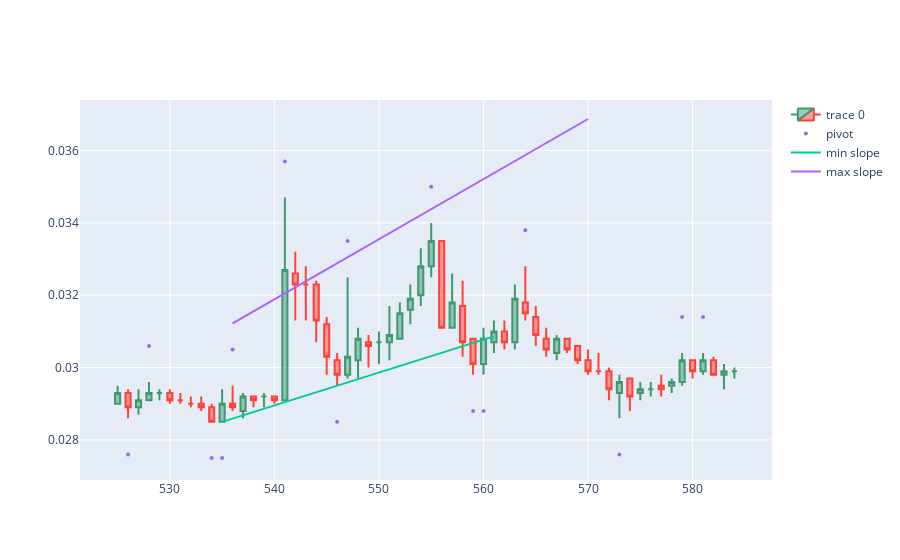

Here is the notebook cell this chart was saved with:
### Code cell
import numpy as np
from matplotlib import pyplot
from scipy.stats import linregress

backcandles = 20

candleid = 555

maxim = np.array([])
minim = np.array([])
xxmin = np.array([])
xxmax = np.array([])

for i in range(candleid-backcandles, candleid+1):
    if df.iloc[i].pivot == 1:
        minim = np.append(minim, df.iloc[i].low)
        xxmin = np.append(xxmin, i) #could be i instead df.iloc[i].name
    if df.iloc[i].pivot == 2:
        maxim = np.append(maxim, df.iloc[i].high)
        xxmax = np.append(xxmax, i) # df.iloc[i].name
        
#slmin, intercmin = np.polyfit(xxmin, minim,1) #numpy
#slmax, intercmax = np.polyfit(xxmax, maxim,1)

slmin, intercmin, rmin, pmin, semin = linregress(xxmin, minim)
slmax, intercmax, rmax, pmax, semax = linregress(xxmax, maxim)

print(rmin, rmax)

dfpl = df[candleid-backcandles-10:candleid+backcandles+10]

fig = go.Figure(data=[go.Candlestick(x=dfpl.index,
                open=dfpl['open'],
                high=dfpl['high'],
                low=dfpl['low'],
                close=dfpl['close'])])

fig.add_scatter(x=dfpl.index, y=dfpl['pointpos'], mode="markers",
                marker=dict(size=4, color="MediumPurple"),
                name="pivot")

#-------------------------------------------------------------------------
# Fitting intercepts to meet highest or lowest candle point in time slice
#adjintercmin = df.low.loc[candleid-backcandles:candleid].min() - slmin*df.low.iloc[candleid-backcandles:candleid].idxmin()
#adjintercmax = df.high.loc[candleid-backcandles:candleid].max() - slmax*df.high.iloc[candleid-backcandles:candleid].idxmax()

xxmin = np.append(xxmin, xxmin[-1]+15)
xxmax = np.append(xxmax, xxmax[-1]+15)
#fig.add_trace(go.Scatter(x=xxmin, y=slmin*xxmin + adjintercmin, mode='lines', name='min slope'))
#fig.add_trace(go.Scatter(x=xxmax, y=slmax*xxmax + adjintercmax, mode='lines', name='max slope'))

fig.add_trace(go.Scatter(x=xxmin, y=slmin*xxmin + intercmin, mode='lines', name='min slope'))
fig.add_trace(go.Scatter(x=xxmax, y=slmax*xxmax + intercmax, mode='lines', name='max slope'))
fig.update_layout(xaxis_rangeslider_visible=False)
fig.show()

### Figure 1 — Plotly figure (JSON) as saved in the notebook; plotly's stock layout.template omitted (floating-point values rounded to 4 significant figures)
{"data": [{"close": [0.0293, 0.0289, 0.0291, 0.0293, 0.0293, 0.0291, 0.0291, 0.029, 0.0289, 0.0285, 0.029, 0.0289, 0.0292, 0.0291, 0.0292, 0.0291, 0.0327, 0.0323, 0.0323, 0.0313, 0.0303, 0.0298, 0.0303, 0.0308, 0.0306, 0.0307, 0.0309, 0.0315, 0.0319, 0.0328, 0.0335, 0.0311, 0.0318, 0.0307, 0.0301, 0.0308, 0.031, 0.0307, 0.0319, 0.0315, 0.0309, 0.0305, 0.0308, 0.0305, 0.0302, 0.0299, 0.0299, 0.0294, 0.0296, 0.0292, 0.0294, 0.0294, 0.0294, 0.0296, 0.0302, 0.0299, 0.0302, 0.0298, 0.0299, 0.0299], "high": [0.0295, 0.0294, 0.0294, 0.0296, 0.0294, 0.0294, 0.0293, 0.0292, 0.0292, 0.029, 0.0294, 0.0295, 0.0293, 0.0292, 0.0293, 0.0292, 0.0347, 0.0332, 0.0328, 0.0324, 0.0314, 0.0304, 0.0325, 0.0311, 0.0309, 0.031, 0.0317, 0.0318, 0.0323, 0.0333, 0.034, 0.0335, 0.0326, 0.0324, 0.0308, 0.0311, 0.0313, 0.0313, 0.0323, 0.0328, 0.0317, 0.0311, 0.0309, 0.0308, 0.0306, 0.0305, 0.0304, 0.03, 0.0298, 0.0297, 0.0296, 0.0296, 0.0298, 0.0297, 0.0304, 0.0302, 0.0304, 0.0303, 0.0301, 0.03], "low": [0.029, 0.0286, 0.0287, 0.0291, 0.0291, 0.029, 0.029, 0.0289, 0.0288, 0.0285, 0.0285, 0.0288, 0.0286, 0.0289, 0.0289, 0.029, 0.0291, 0.0313, 0.0313, 0.0307, 0.0298, 0.0295, 0.0297, 0.0297, 0.03, 0.0301, 0.0302, 0.0308, 0.0312, 0.0317, 0.0325, 0.0311, 0.0311, 0.0303, 0.0298, 0.0298, 0.0304, 0.0305, 0.0305, 0.0313, 0.0306, 0.0303, 0.0302, 0.0304, 0.0301, 0.0298, 0.0298, 0.0291, 0.0286, 0.0288, 0.0291, 0.0292, 0.0292, 0.0293, 0.0295, 0.0297, 0.0298, 0.0298, 0.0294, 0.0297], "open": [0.029, 0.0293, 0.0289, 0.0291, 0.0293, 0.0293, 0.0291, 0.029, 0.029, 0.0289, 0.0285, 0.029, 0.0288, 0.0292, 0.0292, 0.0292, 0.0291, 0.0326, 0.0323, 0.0323, 0.0312, 0.0302, 0.0298, 0.0302, 0.0307, 0.0307, 0.0307, 0.0308, 0.0316, 0.032, 0.0328, 0.0335, 0.0311, 0.0317, 0.0308, 0.0301, 0.0307, 0.031, 0.0307, 0.0318, 0.0314, 0.0308, 0.0304, 0.0308, 0.0306, 0.0302, 0.0299, 0.0299, 0.0293, 0.0297, 0.0293, 0.0294, 0.0295, 0.0295, 0.0296, 0.0302, 0.0299, 0.0302, 0.0298, 0.0299], "type": "candlestick", "x": [525, 526, 527, 528, 529, 530, 531, 532, 533, 534, 535, 536, 537, 538, 539, 540, 541, 542, 543, 544, 545, 546, 547, 548, 549, 550, 551, 552, 553, 554, 555, 556, 557, 558, 559, 560, 561, 562, 563, 564, 565, 566, 567, 568, 569, 570, 571, 572, 573, 574, 575, 576, 577, 578, 579, 580, 581, 582, 583, 584]}, {"marker": {"color": "MediumPurple", "size": 4}, "mode": "markers", "name": "pivot", "type": "scatter", "x": [525, 526, 527, 528, 529, 530, 531, 532, 533, 534, 535, 536, 537, 538, 539, 540, 541, 542, 543, 544, 545, 546, 547, 548, 549, 550, 551, 552, 553, 554, 555, 556, 557, 558, 559, 560, 561, 562, 563, 564, 565, 566, 567, 568, 569, 570, 571, 572, 573, 574, 575, 576, 577, 578, 579, 580, 581, 582, 583, 584], "y": [null, 0.0276, null, 0.0306, null, null, null, null, null, 0.0275, 0.0275, 0.0305, null, null, null, null, 0.0357, null, null, null, null, 0.0285, 0.0335, null, null, null, null, null, null, null, 0.035, null, null, null, 0.0288, 0.0288, null, null, null, 0.0338, null, null, null, null, null, null, null, null, 0.0276, null, null, null, null, null, 0.0314, null, 0.0314, null, null, null]}, {"mode": "lines", "name": "min slope", "type": "scatter", "x": [535, 546, 561], "y": [0.0285, 0.0295, 0.03086]}, {"mode": "lines", "name": "max slope", "type": "scatter", "x": [536, 541, 547, 555, 570], "y": [0.03122, 0.03205, 0.03305, 0.03438, 0.03687]}], "layout": {"xaxis": {"rangeslider": {"visible": false}}}}
